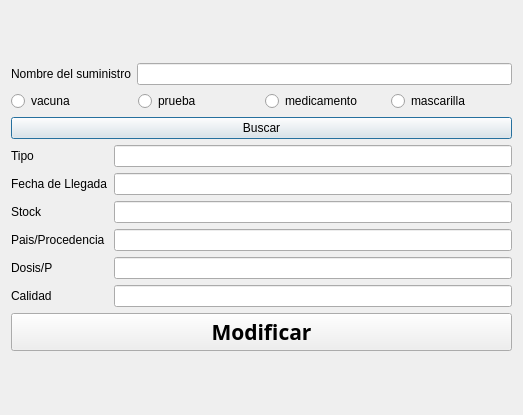
<?xml version="1.0" encoding="UTF-8"?>
<ui version="4.0">
 <class>Buscar_Sumi</class>
 <widget class="QDialog" name="Buscar_Sumi">
  <property name="geometry">
   <rect>
    <x>0</x>
    <y>0</y>
    <width>523</width>
    <height>415</height>
   </rect>
  </property>
  <property name="windowTitle">
   <string>Buscar/modificar</string>
  </property>
  <layout class="QGridLayout" name="gridLayout_4">
   <item row="0" column="0">
    <layout class="QGridLayout" name="gridLayout_3">
     <item row="0" column="0">
      <layout class="QGridLayout" name="gridLayout">
       <item row="0" column="0">
        <layout class="QVBoxLayout" name="verticalLayout">
         <item>
          <layout class="QHBoxLayout" name="horizontalLayout">
           <item>
            <widget class="QLabel" name="label">
             <property name="text">
              <string>Nombre del suministro</string>
             </property>
            </widget>
           </item>
           <item>
            <widget class="QLineEdit" name="nombre"/>
           </item>
          </layout>
         </item>
         <item>
          <layout class="QHBoxLayout" name="horizontalLayout_2">
           <item>
            <widget class="QRadioButton" name="vacuna">
             <property name="text">
              <string>vacuna</string>
             </property>
             <attribute name="buttonGroup">
              <string notr="true">buttonGroup</string>
             </attribute>
            </widget>
           </item>
           <item>
            <widget class="QRadioButton" name="prueba">
             <property name="text">
              <string>prueba</string>
             </property>
             <attribute name="buttonGroup">
              <string notr="true">buttonGroup</string>
             </attribute>
            </widget>
           </item>
           <item>
            <widget class="QRadioButton" name="medicamento">
             <property name="text">
              <string>medicamento</string>
             </property>
             <attribute name="buttonGroup">
              <string notr="true">buttonGroup</string>
             </attribute>
            </widget>
           </item>
           <item>
            <widget class="QRadioButton" name="mascarilla">
             <property name="text">
              <string>mascarilla</string>
             </property>
             <attribute name="buttonGroup">
              <string notr="true">buttonGroup</string>
             </attribute>
            </widget>
           </item>
          </layout>
         </item>
        </layout>
       </item>
       <item row="1" column="0">
        <widget class="QPushButton" name="pushButtonbuscar">
         <property name="text">
          <string>Buscar</string>
         </property>
        </widget>
       </item>
      </layout>
     </item>
     <item row="1" column="0">
      <layout class="QGridLayout" name="gridLayout_2">
       <item row="0" column="0">
        <widget class="QLabel" name="label_tipo">
         <property name="text">
          <string>Tipo</string>
         </property>
        </widget>
       </item>
       <item row="0" column="1">
        <widget class="QLineEdit" name="tipo"/>
       </item>
       <item row="1" column="0">
        <widget class="QLabel" name="label_fecha">
         <property name="text">
          <string>Fecha de Llegada</string>
         </property>
        </widget>
       </item>
       <item row="1" column="1">
        <widget class="QLineEdit" name="fecha"/>
       </item>
       <item row="2" column="0">
        <widget class="QLabel" name="label_stock">
         <property name="text">
          <string>Stock</string>
         </property>
        </widget>
       </item>
       <item row="2" column="1">
        <widget class="QLineEdit" name="stock"/>
       </item>
       <item row="3" column="0">
        <widget class="QLabel" name="label_pais">
         <property name="text">
          <string>Pais/Procedencia</string>
         </property>
        </widget>
       </item>
       <item row="3" column="1">
        <widget class="QLineEdit" name="pais">
         <property name="text">
          <string/>
         </property>
        </widget>
       </item>
       <item row="4" column="0">
        <widget class="QLabel" name="label_dosis">
         <property name="text">
          <string>Dosis/P</string>
         </property>
        </widget>
       </item>
       <item row="4" column="1">
        <widget class="QLineEdit" name="dosis">
         <property name="text">
          <string/>
         </property>
        </widget>
       </item>
       <item row="5" column="0">
        <widget class="QLabel" name="label_calidad">
         <property name="text">
          <string>Calidad</string>
         </property>
        </widget>
       </item>
       <item row="5" column="1">
        <widget class="QLineEdit" name="calidad">
         <property name="text">
          <string/>
         </property>
        </widget>
       </item>
      </layout>
     </item>
     <item row="2" column="0">
      <widget class="QPushButton" name="enviarpushbuton">
       <property name="font">
        <font>
         <family>Berlin Sans FB Demi</family>
         <pointsize>16</pointsize>
         <weight>75</weight>
         <bold>true</bold>
        </font>
       </property>
       <property name="cursor">
        <cursorShape>PointingHandCursor</cursorShape>
       </property>
       <property name="text">
        <string>Modificar</string>
       </property>
      </widget>
     </item>
    </layout>
   </item>
  </layout>
 </widget>
 <resources/>
 <connections/>
 <buttongroups>
  <buttongroup name="buttonGroup"/>
 </buttongroups>
</ui>
